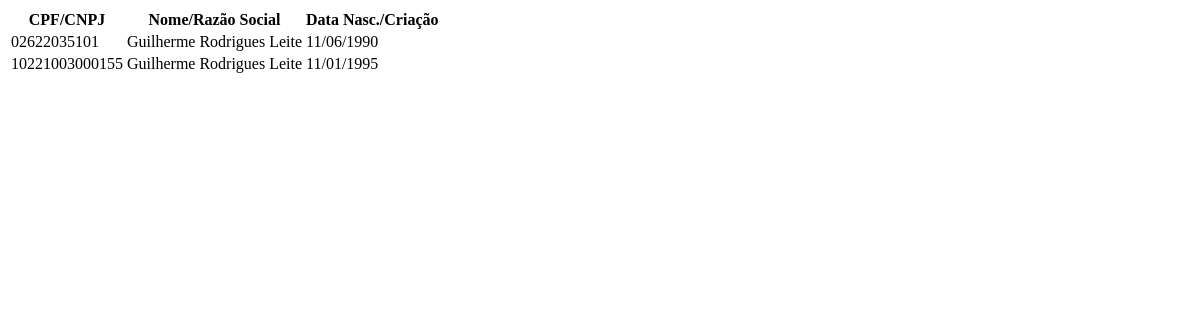
The app's page /tabelaclientes/, older data.
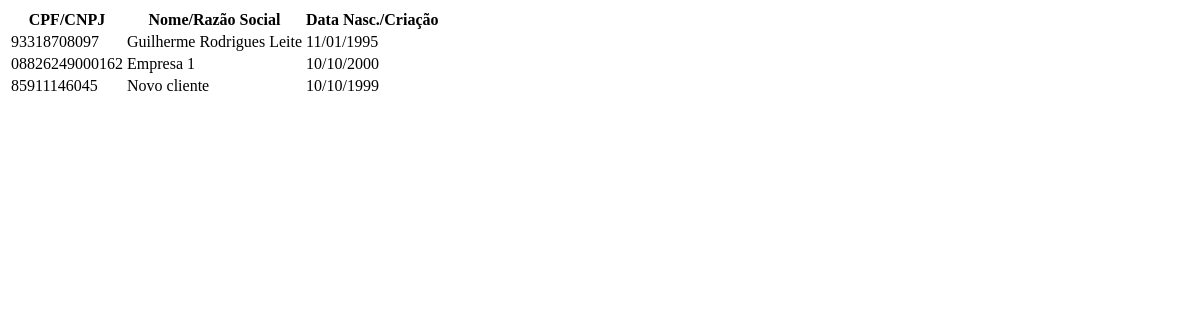
The same page, newer data.
### GestaoEvento/models.py (models this page shows)
class Entidade(models.Model):
    escolha_entidade = [
        ('U', 'Usuário'),
        ('C', 'Cliente'),
        ('P', 'Prestador'),]
    nome_razao = models.CharField(max_length=200)
    data_nascimento_criacao = models.DateField(null=True)
    cpf_cnpj = models.CharField(max_length=14)
    tipo = models.CharField(max_length=1, choices=escolha_entidade, default='C')
    excluido = models.BooleanField(default=False)
    login = models.CharField(max_length=200, default='')
    senha = models.CharField(max_length=200, default='')
    descricao_servico = models.CharField(max_length=200, default='')

### GestaoEvento/views.py (the view)
# urls.py: path('tabelaclientes/', views.TabelaClientes, name='TabelaClientes'),
def TabelaClientes(request):
    clientes = Entidade.objects.filter(tipo='C')
    return render(
        request,
        'Cliente/Tabela.html',
        {
            'clientes': clientes
        }
    )

### GestaoEvento/templates/Cliente/Tabela.html (shortened to what this page needs)
<table class="table">
    <thead>
        <tr>
            <th class="text-center">CPF/CNPJ</th>
            <th class="text-center">Nome/Razão Social</th>
            <th class="text-center">Data Nasc./Criação</th>
        </tr>
    </thead>
    <tbody>
        {% if clientes|length == 0 %}
        <tr>
            <td class="text-center" colspan="10">
                Sem itens para serem exibidos
            </td>
        </tr>
        {% else %}
            {% for cliente in clientes %}
            <tr>
                <td class="text-center">
                    {% if cliente.cpf_cnpj|length == 11%}
                    <span class="mask-cpf" >
                        {{ cliente.cpf_cnpj }}
                    </span>
                    {% else %}
                    <span class="mask-cnpj" >
                        {{ cliente.cpf_cnpj }}
                    </span>
                    {% endif %}
                </td>
                <td class="text-center">
                    {{ cliente.nome_razao }}
                </td>
                <td class="text-center">
                    {{ cliente.data_nascimento_criacao|date:"d/m/Y" }}
                </td>
            </tr>
            {% endfor %}
        {% endif %}
    </tbody>
</table>

Row changes from the older to the newer data that the page shows:
removed Entidade: cpf_cnpj "02622035101", nome_razao "Guilherme Rodrigues Leite", data_nascimento_criacao "11/06/1990"
removed Entidade: cpf_cnpj "10221003000155", nome_razao "Guilherme Rodrigues Leite", data_nascimento_criacao "11/01/1995"
added Entidade: cpf_cnpj "93318708097", nome_razao "Guilherme Rodrigues Leite", data_nascimento_criacao "11/01/1995"
added Entidade: cpf_cnpj "08826249000162", nome_razao "Empresa 1", data_nascimento_criacao "10/10/2000"
added Entidade: cpf_cnpj "85911146045", nome_razao "Novo cliente", data_nascimento_criacao "10/10/1999"
